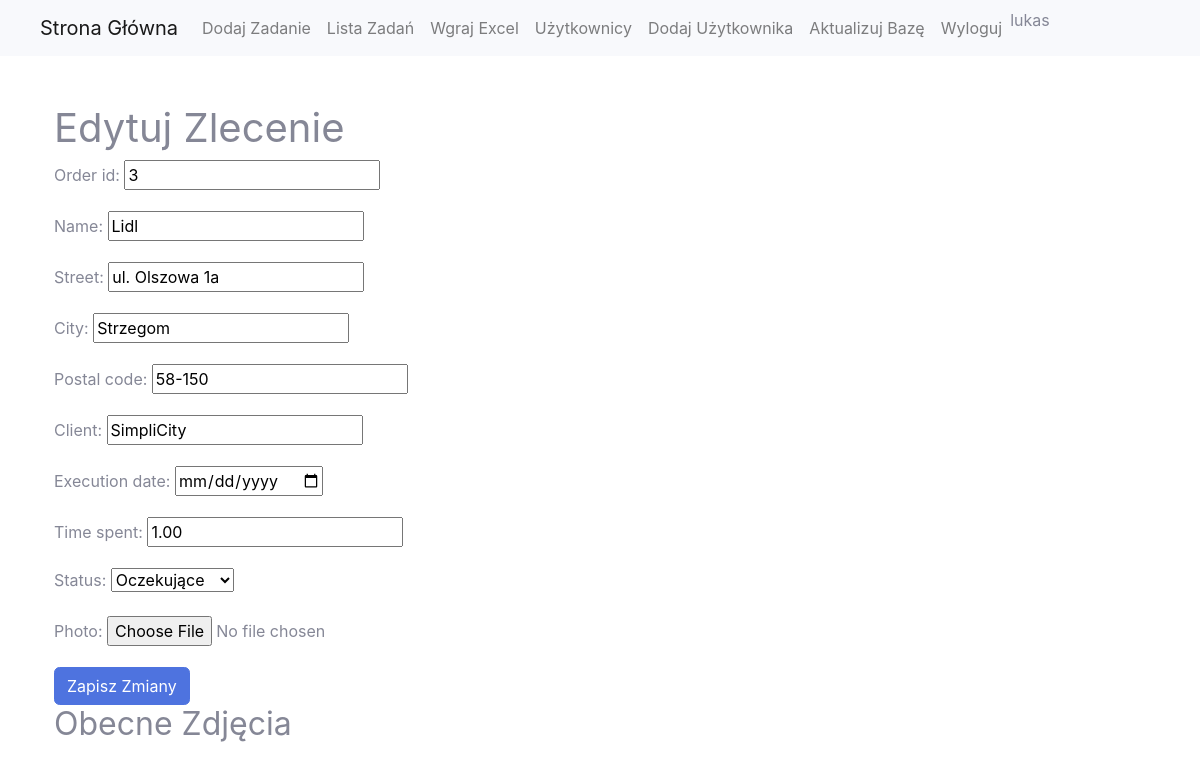
/orders/edit/2/ (signed in), run on the app's committed database.
### app/models.py (models this page shows, shortened)
class CustomUser(AbstractUser):
    phone_number = models.CharField(max_length=15, blank=True, null=True)
    job_title = models.CharField(max_length=100, blank=True, null=True)
    company = models.CharField(max_length=100, blank=True, null=True)
    def is_administrator(self):
        return self.job_title and self.job_title.lower() == 'administrator'

class Order(models.Model):
    STATUS_CHOICES = [
        ('Pending', 'Oczekujące'),
        ('Completed', 'Zrealizowane'),
        ('Needs Review', 'Do poprawy'),
    ]
    order_id = models.CharField(max_length=20, unique=True)  # ID zlecenia
    name = models.CharField(max_length=100)  # Nazwa zlecenia
    street = models.CharField(max_length=100)  # Ulica
    city = models.CharField(max_length=50)  # Miasto
    postal_code = models.CharField(max_length=10)  # Kod pocztowy
    client = models.CharField(max_length=100)  # Klient
    execution_date = models.DateField(null=True, blank=True) # Data realizacji zlecenia
    time_spent = models.DecimalField(max_digits=5, decimal_places=2)  # Czas poświęcony na zlecenie
    assigned_user = models.ForeignKey(User, on_delete=models.SET_NULL, null=True)  # Użytkownik przypisany do zlecenia
    status = models.CharField(max_length=20, choices=STATUS_CHOICES, default='Pending')  # Status zlecenia

### app/views.py (the view)
# urls.py: path('orders/edit/<int:pk>/', views.edit_order, name='edit_order'),
@login_required
def edit_order(request, pk):
    order = get_object_or_404(Order, pk=pk)
    if request.method == 'POST':
        form = EditOrderForm(request.POST, instance=order)
        photo_form = OrderPhotoForm(request.POST, request.FILES)
        if form.is_valid() and photo_form.is_valid():
            form.save()
            photo_instance = photo_form.save(commit=False)
            photo_instance.order = order
            photo_instance.save()
            return redirect('order_list')
    else:
        form = EditOrderForm(instance=order)
        photo_form = OrderPhotoForm()
    return render(request, 'edit_order.html', {'form': form, 'photo_form': photo_form, 'order': order})

### app/forms.py
class EditOrderForm(forms.ModelForm):
    class Meta:
        model = Order
        fields = '__all__'  # lub lista pól, które chcesz wyświetlić
        exclude = ['assigned_user']  # wyklucz pole 'assigned_user'
        widgets = {
            'execution_date': forms.DateInput(attrs={'type': 'date'}),
        }

class OrderPhotoForm(forms.ModelForm):
    class Meta:
        model = OrderPhoto
        fields = ['photo']
    def __init__(self, *args, **kwargs):
        super(OrderPhotoForm, self).__init__(*args, **kwargs)
        self.fields['photo'].required = False

### app/templates/edit_order.html (shortened to what this page needs)
{% include 'header.html' %}
<div class="container mt-5">
    <h1>Edytuj Zlecenie</h1>
    <form method="post" enctype="multipart/form-data">
        {{ form.as_p }}
        {{ photo_form.as_p }}
        <button type="submit" class="btn btn-primary">Zapisz Zmiany</button>
    </form>
    <div>
        <h2>Obecne Zdjęcia</h2>
    </div>
</div>

### app/templates/header.html (shortened to what this page needs)
{% load static %}
<!DOCTYPE html>
<html lang="en">
<head>
    <link rel="stylesheet" href="https://stackpath.bootstrapcdn.com/bootstrap/4.5.2/css/bootstrap.min.css">
    <link href="{% static 'css/sb-admin-2.min.css' %}" rel="stylesheet">
</head>
<body>
    <nav class="navbar navbar-expand-lg navbar-light bg-light">
        <div class="container-fluid">
            <a class="navbar-brand" href="{% url 'home' %}">Strona Główna</a>
            <div class="collapse navbar-collapse" id="navbarNav">
                <ul class="navbar-nav">
                 {% if user.is_administrator %}
                    <li class="nav-item">
                        <a class="nav-link" href="{% url 'create_task' %}">Dodaj Zadanie</a>
                    </li>
                        {% endif %}
                    <li class="nav-item">
                        <a class="nav-link" href="{% url 'task_list' %}">Lista Zadań</a>
                    </li>
                     {% if user.is_administrator %}
                    <li class="nav-item">
                        <a class="nav-link" href="{% url 'upload_excel' %}">Wgraj Excel</a>
                    </li>
                    <li class="nav-item">
                        <a class="nav-link" href="{% url 'user_list' %}">Użytkownicy</a>
                    </li>
                    <li class="nav-item">
                        <a class="nav-link" href="{% url 'add_user' %}">Dodaj Użytkownika</a>
                    </li>
                        {% endif %}
                    <li class="nav-item">
                        <a class="nav-link" href="{% url 'update_database' %}">Aktualizuj Bazę</a>
                    </li>
                     <li class="nav-item">
                         <a class="nav-link" href="{% url 'logout' %}">Wyloguj</a>
                     </li>
                     <li class="nav-item">
                         {{ request.user.username }}
                     </li>
                </ul>
            </div>
        </div>
    </nav>
</body>
</html>

### data on the page
CustomUser: user.username "lukas"
Order: order_id "3", name "Lidl", street "ul. Olszowa 1a", city "Strzegom", postal_code "58-150", client "SimpliCity", time_spent "1.00", status "Oczekujące"
